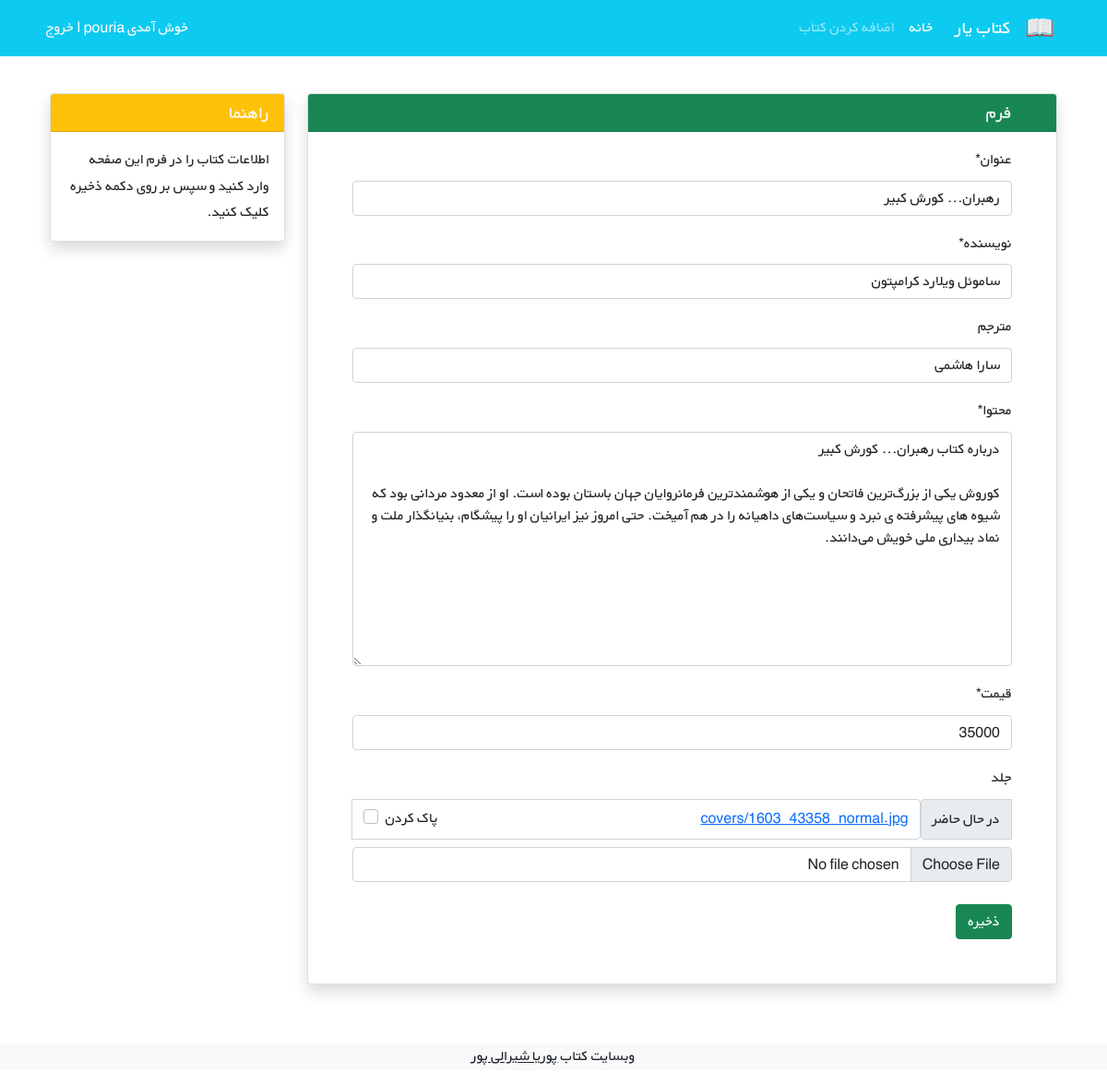
Screenshot of /books/18/update/ (signed in) with the database file from the repository.
### books/models.py (models this page shows, shortened)
class Book(models.Model):
    user = models.ForeignKey(get_user_model(), on_delete=models.CASCADE, verbose_name=_('user'))
    title = models.CharField(max_length=200, verbose_name=_('title'))
    author = models.CharField(max_length=200, verbose_name=_('author'))
    translator = models.CharField(max_length=200, blank=True, verbose_name=_('translator'))
    content = models.TextField(verbose_name=_('content'))
    price = models.PositiveBigIntegerField(verbose_name=_('price'))
    cover = models.ImageField(upload_to='covers/', blank=True, verbose_name=_('cover'))
    datetime_created = models.DateTimeField(default=timezone.now, verbose_name=_('datetime_created'))
    datetime_modified = models.DateTimeField(auto_now=True, verbose_name=_('datetime_modified'))
    class Meta:
        verbose_name = _('book')
        verbose_name_plural = _('books')
        ordering = ['-datetime_created']

### books/views.py (the view)
# urls.py: path('<int:pk>/update/', BookUpdateView.as_view(), name='update_view'),
class BookUpdateView(LoginRequiredMixin, UserPassesTestMixin, UpdateView):
    model = Book
    fields = ['title', 'author', 'translator', 'content', 'price', 'cover']
    template_name = 'books/update_view.html'
    def test_func(self):
        obj = self.get_object()
        return obj.user == self.request.user

### books/templates/books/update_view.html (shortened to what this page needs)
{% extends '_base.html' %}
{% load crispy_forms_filters %}
{% block content %}
    <div class="container mt-4" dir="rtl">
    <div class="row">
        <div class="col-9">
            <div class="card shadow my-3">
                <h5 class="card-header bg-success text-light px-5">فرم</h5>
                <div class="px-5 pt-3 pb-5">
                    <form action="" method="POST" enctype="multipart/form-data">
                    {{ form|crispy }}
                        <input class="btn btn-success mt-2" type="submit" value="ذخیره">
                    </form>
                </div>
            </div>
        </div>
        <div class="col-3">
                <div class="card my-3 shadow">
                    <h5 class="card-header bg-warning text-light">راهنما</h5>
                    <div class="card-body">
                        <p class="card-text">
                            اطلاعات کتاب را در فرم این صفحه وارد کنید و سپس بر روی دکمه ذخیره کلیک کنید.
                        </p>
                    </div>
                </div>
        </div>
    </div>
</div>
{% endblock %}

### static/css/style.css (style rules this page uses)
* { font-family: 'BYekan', sans-serif; line-height: 1.8rem; }

### rows the page displays
Book: title "رهبران... کورش کبیر", author "ساموئل ویلارد کرامپتون", translator "سارا هاشمی", content "درباره کتاب رهبران... کورش کبیر کوروش یکی از بزرگ‌ترین فاتحان و یکی از هوشمندترین فرمانروایان جهان باستان بوده است. او از معدود مردانی بود که شیوه ‌های پیشرفته ‌ی نبرد و سیاست‌های داهیانه را در هم آمیخت. حتی امروز نیز ایرانیان او را پیشگام، بنیانگذار ملت و نماد بیداری ملی خویش می‌دانند.", price "35000"
